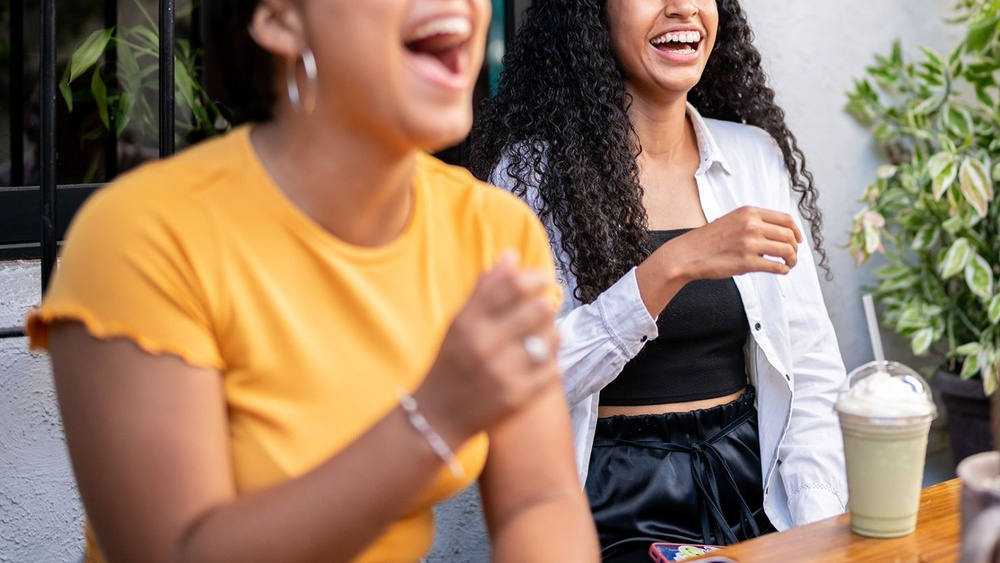
#> input picture math/convolutions_and_pooling/convolutions_playground/images/laughter.jpeg, 1000 x 563 px, shrunk from 1480 x 833 before the run, found by its file name
$ python black-white.py
#> lines starting #> are read from the running program, lines starting #| are printed output that depends on the picture
import numpy as np
import cv2
from PIL import Image

file = cv2.imread('/Users/kayc0des/dev/learning/Machine Learning/alu-machine_learning/math/convolutions_and_pooling/convolutions_playground/images/laughter.jpeg')
#> file is the input picture: shape (563, 1000, 3); mean B, G, R 99.9, 123.7, 150.6
image = np.array(file)

#alternative
main_kernel = np.full((3, 3, 1), 1/9)

kernel = np.array([[0.299, 0.587, 0.114],
                   [0.299, 0.587, 0.114],
                   [0.299, 0.587, 0.114]])

def black_white(image, kernel):
    ''' Returns a black and white photo'''

    #Validate params
    if not isinstance(image, np.ndarray) or not isinstance(kernel, np.ndarray):
        raise ValueError('The image and kernel have to be ndarrays')
    # if image.shape[2] != kernel.shape[2]:
    #     raise ValueError('Both image and kernel should have equal numbers of channels')

    # Dimensions of the image
    image_height = image.shape[0]
#> image_height = 563
    image_width = image.shape[1]
#> image_width = 1000

    # Dimensions of the kernel
    kernel_height = kernel.shape[0]
    kernel_width = kernel.shape[1]

    # Number of channels of convolved image
    num_channels = image.shape[2]
#> num_channels = 3

    #dimensions of output
    output_height = image_height - kernel_height + 1
#> output_height = 561
    output_width = image_width - kernel_width + 1
#> output_width = 998

    # initialize convolved channels
    convolved_image = np.zeros((output_height, output_width, num_channels))

    for channel in range(num_channels):
        for i in range(output_height):
            for j in range(output_width):
                patch = image[i:i+kernel_height, j:j+kernel_width, channel]
                value = np.sum(patch * kernel[:, :, 0])
                convolved_image[i, j, channel] = value

    try:
        # cv2.imwrite('output.jpeg', convolved_image)
        convolved_image_pil = Image.fromarray(convolved_image.astype(np.uint8))
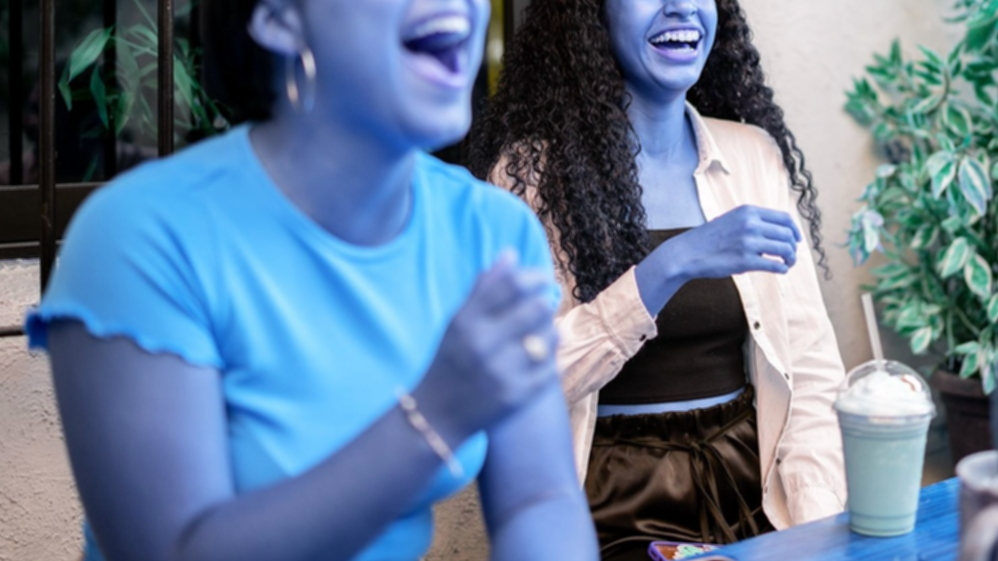
#> convolved_image_pil: PIL image 998x561 RGB; mean R, G, B 99.5, 123.3, 150.2
        convolved_image_pil.save('output12.jpg')
        print('Image saved succesfully')
    except Exception as e:
        print(f'An error occurred: {e}')

black_white(image, main_kernel)
